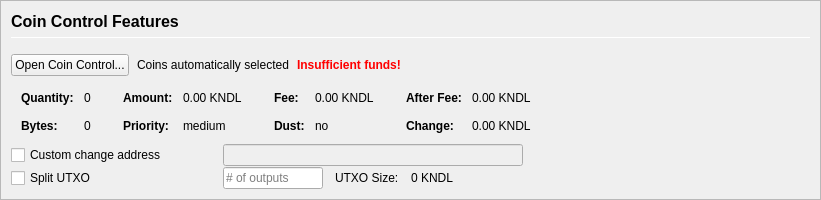
         <widget class="QFrame" name="frameCoinControl">
          <property name="sizePolicy">
           <sizepolicy hsizetype="Expanding" vsizetype="Expanding">
            <horstretch>0</horstretch>
            <verstretch>0</verstretch>
           </sizepolicy>
          </property>
          <property name="maximumSize">
           <size>
            <width>16777215</width>
            <height>16777215</height>
           </size>
          </property>
          <property name="frameShape">
           <enum>QFrame::StyledPanel</enum>
          </property>
          <property name="frameShadow">
           <enum>QFrame::Sunken</enum>
          </property>
          <layout class="QVBoxLayout" name="verticalLayoutCoinControl2">
           <property name="spacing">
            <number>0</number>
           </property>
           <property name="leftMargin">
            <number>0</number>
           </property>
           <property name="topMargin">
            <number>0</number>
           </property>
           <property name="rightMargin">
            <number>0</number>
           </property>
           <property name="bottomMargin">
            <number>0</number>
           </property>
           <item>
            <widget class="QFrame" name="frameCoinControl_BG">
             <layout class="QVBoxLayout" name="verticalLayoutCoinControl" stretch="0,0,0,0,0,0">
              <property name="spacing">
               <number>1</number>
              </property>
              <property name="leftMargin">
               <number>10</number>
              </property>
              <property name="topMargin">
               <number>10</number>
              </property>
              <item>
               <layout class="QHBoxLayout" name="horizontalLayoutCoinControl1">
                <property name="bottomMargin">
                 <number>15</number>
                </property>
                <item>
                 <layout class="QVBoxLayout" name="verticalLayout_3">
                  <property name="spacing">
                   <number>6</number>
                  </property>
                  <item>
                   <widget class="QLabel" name="labelCoinControlFeatures">
                    <property name="sizePolicy">
                     <sizepolicy hsizetype="Preferred" vsizetype="Maximum">
                      <horstretch>0</horstretch>
                      <verstretch>0</verstretch>
                     </sizepolicy>
                    </property>
                    <property name="minimumSize">
                     <size>
                      <width>0</width>
                      <height>20</height>
                     </size>
                    </property>
                    <property name="font">
                     <font>
                      <pointsize>12</pointsize>
                      <weight>75</weight>
                      <bold>true</bold>
                     </font>
                    </property>
                    <property name="styleSheet">
                     <string notr="true">font-weight:bold;</string>
                    </property>
                    <property name="text">
                     <string>Coin Control Features</string>
                    </property>
                   </widget>
                  </item>
                  <item>
                   <widget class="Line" name="line">
                    <property name="minimumSize">
                     <size>
                      <width>0</width>
                      <height>1</height>
                     </size>
                    </property>
                    <property name="maximumSize">
                     <size>
                      <width>16777215</width>
                      <height>1</height>
                     </size>
                    </property>
                    <property name="orientation">
                     <enum>Qt::Horizontal</enum>
                    </property>
                   </widget>
                  </item>
                 </layout>
                </item>
               </layout>
              </item>
              <item>
               <layout class="QHBoxLayout" name="horizontalLayoutCoinControl2" stretch="0,0,0,0">
                <property name="spacing">
                 <number>8</number>
                </property>
                <property name="bottomMargin">
                 <number>10</number>
                </property>
                <item>
                 <widget class="QPushButton" name="pushButtonCoinControl">
                  <property name="styleSheet">
                   <string notr="true"/>
                  </property>
                  <property name="text">
                   <string>Open Coin Control...</string>
                  </property>
                  <property name="autoDefault">
                   <bool>false</bool>
                  </property>
                 </widget>
                </item>
                <item>
                 <widget class="QLabel" name="labelCoinControlAutomaticallySelected">
                  <property name="text">
                   <string>Coins automatically selected</string>
                  </property>
                  <property name="margin">
                   <number>5</number>
                  </property>
                 </widget>
                </item>
                <item>
                 <widget class="QLabel" name="labelCoinControlInsuffFunds">
                  <property name="font">
                   <font>
                    <weight>75</weight>
                    <bold>true</bold>
                   </font>
                  </property>
                  <property name="styleSheet">
                   <string notr="true">color:red;font-weight:bold;</string>
                  </property>
                  <property name="text">
                   <string>Insufficient funds!</string>
                  </property>
                  <property name="margin">
                   <number>5</number>
                  </property>
                 </widget>
                </item>
                <item>
                 <spacer name="horizontalSpacerCoinControl">
                  <property name="orientation">
                   <enum>Qt::Horizontal</enum>
                  </property>
                  <property name="sizeHint" stdset="0">
                   <size>
                    <width>40</width>
                    <height>1</height>
                   </size>
                  </property>
                 </spacer>
                </item>
               </layout>
              </item>
              <item>
               <widget class="QWidget" name="widgetCoinControl" native="true">
                <property name="sizePolicy">
                 <sizepolicy hsizetype="Preferred" vsizetype="Preferred">
                  <horstretch>0</horstretch>
                  <verstretch>0</verstretch>
                 </sizepolicy>
                </property>
                <property name="minimumSize">
                 <size>
                  <width>0</width>
                  <height>0</height>
                 </size>
                </property>
                <property name="styleSheet">
                 <string notr="true"/>
                </property>
                <layout class="QHBoxLayout" name="horizontalLayoutCoinControl5">
                 <property name="leftMargin">
                  <number>0</number>
                 </property>
                 <property name="topMargin">
                  <number>0</number>
                 </property>
                 <property name="rightMargin">
                  <number>0</number>
                 </property>
                 <property name="bottomMargin">
                  <number>0</number>
                 </property>
                 <item>
                  <layout class="QHBoxLayout" name="horizontalLayoutCoinControl3" stretch="0,0,0,1">
                   <property name="spacing">
                    <number>20</number>
                   </property>
                   <property name="topMargin">
                    <number>0</number>
                   </property>
                   <property name="bottomMargin">
                    <number>10</number>
                   </property>
                   <item>
                    <layout class="QFormLayout" name="formLayoutCoinControl1">
                     <property name="horizontalSpacing">
                      <number>10</number>
                     </property>
                     <property name="verticalSpacing">
                      <number>14</number>
                     </property>
                     <property name="leftMargin">
                      <number>10</number>
                     </property>
                     <property name="topMargin">
                      <number>4</number>
                     </property>
                     <property name="rightMargin">
                      <number>6</number>
                     </property>
                     <item row="0" column="0">
                      <widget class="QLabel" name="labelCoinControlQuantityText">
                       <property name="font">
                        <font>
                         <weight>75</weight>
                         <bold>true</bold>
                        </font>
                       </property>
                       <property name="text">
                        <string>Quantity:</string>
                       </property>
                       <property name="margin">
                        <number>0</number>
                       </property>
                      </widget>
                     </item>
                     <item row="0" column="1">
                      <widget class="QLabel" name="labelCoinControlQuantity">
                       <property name="cursor">
                        <cursorShape>IBeamCursor</cursorShape>
                       </property>
                       <property name="contextMenuPolicy">
                        <enum>Qt::ActionsContextMenu</enum>
                       </property>
                       <property name="text">
                        <string notr="true">0</string>
                       </property>
                       <property name="margin">
                        <number>0</number>
                       </property>
                       <property name="textInteractionFlags">
                        <set>Qt::LinksAccessibleByMouse|Qt::TextSelectableByKeyboard|Qt::TextSelectableByMouse</set>
                       </property>
                      </widget>
                     </item>
                     <item row="1" column="0">
                      <widget class="QLabel" name="labelCoinControlBytesText">
                       <property name="font">
                        <font>
                         <weight>75</weight>
                         <bold>true</bold>
                        </font>
                       </property>
                       <property name="text">
                        <string>Bytes:</string>
                       </property>
                      </widget>
                     </item>
                     <item row="1" column="1">
                      <widget class="QLabel" name="labelCoinControlBytes">
                       <property name="cursor">
                        <cursorShape>IBeamCursor</cursorShape>
                       </property>
                       <property name="contextMenuPolicy">
                        <enum>Qt::ActionsContextMenu</enum>
                       </property>
                       <property name="text">
                        <string notr="true">0</string>
                       </property>
                       <property name="textInteractionFlags">
                        <set>Qt::LinksAccessibleByMouse|Qt::TextSelectableByKeyboard|Qt::TextSelectableByMouse</set>
                       </property>
                      </widget>
                     </item>
                    </layout>
                   </item>
                   <item>
                    <layout class="QFormLayout" name="formLayoutCoinControl2">
                     <property name="horizontalSpacing">
                      <number>10</number>
                     </property>
                     <property name="verticalSpacing">
                      <number>14</number>
                     </property>
                     <property name="leftMargin">
                      <number>6</number>
                     </property>
                     <property name="topMargin">
                      <number>4</number>
                     </property>
                     <property name="rightMargin">
                      <number>6</number>
                     </property>
                     <item row="0" column="0">
                      <widget class="QLabel" name="labelCoinControlAmountText">
                       <property name="font">
                        <font>
                         <weight>75</weight>
                         <bold>true</bold>
                        </font>
                       </property>
                       <property name="text">
                        <string>Amount:</string>
                       </property>
                       <property name="margin">
                        <number>0</number>
                       </property>
                      </widget>
                     </item>
                     <item row="0" column="1">
                      <widget class="QLabel" name="labelCoinControlAmount">
                       <property name="cursor">
                        <cursorShape>IBeamCursor</cursorShape>
                       </property>
                       <property name="contextMenuPolicy">
                        <enum>Qt::ActionsContextMenu</enum>
                       </property>
                       <property name="text">
                        <string notr="true">0.00 KNDL</string>
                       </property>
                       <property name="textInteractionFlags">
                        <set>Qt::LinksAccessibleByMouse|Qt::TextSelectableByKeyboard|Qt::TextSelectableByMouse</set>
                       </property>
                      </widget>
                     </item>
                     <item row="1" column="0">
                      <widget class="QLabel" name="labelCoinControlPriorityText">
                       <property name="font">
                        <font>
                         <weight>75</weight>
                         <bold>true</bold>
                        </font>
                       </property>
                       <property name="text">
                        <string>Priority:</string>
                       </property>
                      </widget>
                     </item>
                     <item row="1" column="1">
                      <widget class="QLabel" name="labelCoinControlPriority">
                       <property name="cursor">
                        <cursorShape>IBeamCursor</cursorShape>
                       </property>
                       <property name="contextMenuPolicy">
                        <enum>Qt::ActionsContextMenu</enum>
                       </property>
                       <property name="text">
                        <string>medium</string>
                       </property>
                       <property name="textInteractionFlags">
                        <set>Qt::LinksAccessibleByMouse|Qt::TextSelectableByKeyboard|Qt::TextSelectableByMouse</set>
                       </property>
                      </widget>
                     </item>
                    </layout>
                   </item>
                   <item>
                    <layout class="QFormLayout" name="formLayoutCoinControl3">
                     <property name="horizontalSpacing">
                      <number>10</number>
                     </property>
                     <property name="verticalSpacing">
                      <number>14</number>
                     </property>
                     <property name="leftMargin">
                      <number>6</number>
                     </property>
                     <property name="topMargin">
                      <number>4</number>
                     </property>
                     <property name="rightMargin">
                      <number>6</number>
                     </property>
                     <item row="0" column="0">
                      <widget class="QLabel" name="labelCoinControlFeeText">
                       <property name="font">
                        <font>
                         <weight>75</weight>
                         <bold>true</bold>
                        </font>
                       </property>
                       <property name="text">
                        <string>Fee:</string>
                       </property>
                       <property name="margin">
                        <number>0</number>
                       </property>
                      </widget>
                     </item>
                     <item row="0" column="1">
                      <widget class="QLabel" name="labelCoinControlFee">
                       <property name="cursor">
                        <cursorShape>IBeamCursor</cursorShape>
                       </property>
                       <property name="contextMenuPolicy">
                        <enum>Qt::ActionsContextMenu</enum>
                       </property>
                       <property name="text">
                        <string notr="true">0.00 KNDL</string>
                       </property>
                       <property name="textInteractionFlags">
                        <set>Qt::LinksAccessibleByMouse|Qt::TextSelectableByKeyboard|Qt::TextSelectableByMouse</set>
                       </property>
                      </widget>
                     </item>
                     <item row="1" column="0">
                      <widget class="QLabel" name="labelCoinControlLowOutputText">
                       <property name="font">
                        <font>
                         <weight>75</weight>
                         <bold>true</bold>
                        </font>
                       </property>
                       <property name="text">
                        <string>Dust:</string>
                       </property>
                      </widget>
                     </item>
                     <item row="1" column="1">
                      <widget class="QLabel" name="labelCoinControlLowOutput">
                       <property name="cursor">
                        <cursorShape>IBeamCursor</cursorShape>
                       </property>
                       <property name="contextMenuPolicy">
                        <enum>Qt::ActionsContextMenu</enum>
                       </property>
                       <property name="text">
                        <string>no</string>
                       </property>
                       <property name="textInteractionFlags">
                        <set>Qt::LinksAccessibleByMouse|Qt::TextSelectableByKeyboard|Qt::TextSelectableByMouse</set>
                       </property>
                      </widget>
                     </item>
                    </layout>
                   </item>
                   <item>
                    <layout class="QFormLayout" name="formLayoutCoinControl4">
                     <property name="horizontalSpacing">
                      <number>10</number>
                     </property>
                     <property name="verticalSpacing">
                      <number>14</number>
                     </property>
                     <property name="leftMargin">
                      <number>6</number>
                     </property>
                     <property name="topMargin">
                      <number>4</number>
                     </property>
                     <property name="rightMargin">
                      <number>6</number>
                     </property>
                     <item row="0" column="0">
                      <widget class="QLabel" name="labelCoinControlAfterFeeText">
                       <property name="font">
                        <font>
                         <weight>75</weight>
                         <bold>true</bold>
                        </font>
                       </property>
                       <property name="text">
                        <string>After Fee:</string>
                       </property>
                       <property name="margin">
                        <number>0</number>
                       </property>
                      </widget>
                     </item>
                     <item row="0" column="1">
                      <widget class="QLabel" name="labelCoinControlAfterFee">
                       <property name="cursor">
                        <cursorShape>IBeamCursor</cursorShape>
                       </property>
                       <property name="contextMenuPolicy">
                        <enum>Qt::ActionsContextMenu</enum>
                       </property>
                       <property name="text">
                        <string notr="true">0.00 KNDL</string>
                       </property>
                       <property name="textInteractionFlags">
                        <set>Qt::LinksAccessibleByMouse|Qt::TextSelectableByKeyboard|Qt::TextSelectableByMouse</set>
                       </property>
                      </widget>
                     </item>
                     <item row="1" column="0">
                      <widget class="QLabel" name="labelCoinControlChangeText">
                       <property name="font">
                        <font>
                         <weight>75</weight>
                         <bold>true</bold>
                        </font>
                       </property>
                       <property name="text">
                        <string>Change:</string>
                       </property>
                      </widget>
                     </item>
                     <item row="1" column="1">
                      <widget class="QLabel" name="labelCoinControlChange">
                       <property name="cursor">
                        <cursorShape>IBeamCursor</cursorShape>
                       </property>
                       <property name="contextMenuPolicy">
                        <enum>Qt::ActionsContextMenu</enum>
                       </property>
                       <property name="text">
                        <string notr="true">0.00 KNDL</string>
                       </property>
                       <property name="textInteractionFlags">
                        <set>Qt::LinksAccessibleByMouse|Qt::TextSelectableByKeyboard|Qt::TextSelectableByMouse</set>
                       </property>
                      </widget>
                     </item>
                    </layout>
                   </item>
                  </layout>
                 </item>
                </layout>
               </widget>
              </item>
              <item>
               <layout class="QHBoxLayout" name="horizontalLayoutCoinControl4">
                <property name="spacing">
                 <number>12</number>
                </property>
                <property name="sizeConstraint">
                 <enum>QLayout::SetDefaultConstraint</enum>
                </property>
                <property name="topMargin">
                 <number>0</number>
                </property>
                <property name="rightMargin">
                 <number>0</number>
                </property>
                <item>
                 <widget class="QCheckBox" name="checkBoxCoinControlChange">
                  <property name="sizePolicy">
                   <sizepolicy hsizetype="Preferred" vsizetype="Preferred">
                    <horstretch>0</horstretch>
                    <verstretch>0</verstretch>
                   </sizepolicy>
                  </property>
                  <property name="minimumSize">
                   <size>
                    <width>200</width>
                    <height>0</height>
                   </size>
                  </property>
                  <property name="maximumSize">
                   <size>
                    <width>200</width>
                    <height>16777215</height>
                   </size>
                  </property>
                  <property name="toolTip">
                   <string>If this is activated, but the change address is empty or invalid, change will be sent to a newly generated address.</string>
                  </property>
                  <property name="text">
                   <string>Custom change address</string>
                  </property>
                 </widget>
                </item>
                <item>
                 <widget class="QValidatedLineEdit" name="lineEditCoinControlChange">
                  <property name="enabled">
                   <bool>false</bool>
                  </property>
                  <property name="sizePolicy">
                   <sizepolicy hsizetype="Preferred" vsizetype="Preferred">
                    <horstretch>0</horstretch>
                    <verstretch>0</verstretch>
                   </sizepolicy>
                  </property>
                  <property name="minimumSize">
                   <size>
                    <width>300</width>
                    <height>0</height>
                   </size>
                  </property>
                 </widget>
                </item>
                <item>
                 <widget class="QLabel" name="labelCoinControlChangeLabel">
                  <property name="sizePolicy">
                   <sizepolicy hsizetype="Preferred" vsizetype="Preferred">
                    <horstretch>0</horstretch>
                    <verstretch>0</verstretch>
                   </sizepolicy>
                  </property>
                  <property name="minimumSize">
                   <size>
                    <width>100</width>
                    <height>0</height>
                   </size>
                  </property>
                  <property name="text">
                   <string/>
                  </property>
                  <property name="margin">
                   <number>3</number>
                  </property>
                 </widget>
                </item>
               </layout>
              </item>
              <item>
               <layout class="QHBoxLayout" name="horizontalLayoutCoinControl6">
                <property name="spacing">
                 <number>12</number>
                </property>
                <property name="rightMargin">
                 <number>0</number>
                </property>
                <item>
                 <widget class="QCheckBox" name="splitBlockCheckBox">
                  <property name="sizePolicy">
                   <sizepolicy hsizetype="Preferred" vsizetype="Preferred">
                    <horstretch>0</horstretch>
                    <verstretch>0</verstretch>
                   </sizepolicy>
                  </property>
                  <property name="minimumSize">
                   <size>
                    <width>200</width>
                    <height>0</height>
                   </size>
                  </property>
                  <property name="maximumSize">
                   <size>
                    <width>200</width>
                    <height>16777215</height>
                   </size>
                  </property>
                  <property name="text">
                   <string>Split UTXO</string>
                  </property>
                 </widget>
                </item>
                <item>
                 <widget class="QLineEdit" name="splitBlockLineEdit">
                  <property name="sizePolicy">
                   <sizepolicy hsizetype="Preferred" vsizetype="Preferred">
                    <horstretch>50</horstretch>
                    <verstretch>0</verstretch>
                   </sizepolicy>
                  </property>
                  <property name="minimumSize">
                   <size>
                    <width>100</width>
                    <height>0</height>
                   </size>
                  </property>
                  <property name="maximumSize">
                   <size>
                    <width>100</width>
                    <height>16777215</height>
                   </size>
                  </property>
                  <property name="placeholderText">
                   <string># of outputs</string>
                  </property>
                 </widget>
                </item>
                <item>
                 <widget class="QLabel" name="labelBlockSizeText">
                  <property name="text">
                   <string>UTXO Size:</string>
                  </property>
                 </widget>
                </item>
                <item>
                 <widget class="QLabel" name="labelBlockSize">
                  <property name="text">
                   <string>0 KNDL</string>
                  </property>
                 </widget>
                </item>
                <item>
                 <spacer name="horizontalSpacer_7">
                  <property name="orientation">
                   <enum>Qt::Horizontal</enum>
                  </property>
                  <property name="sizeHint" stdset="0">
                   <size>
                    <width>40</width>
                    <height>20</height>
                   </size>
                  </property>
                 </spacer>
                </item>
               </layout>
              </item>
              <item>
               <spacer name="verticalSpacerCoinControl">
                <property name="orientation">
                 <enum>Qt::Vertical</enum>
                </property>
                <property name="sizeHint" stdset="0">
                 <size>
                  <width>800</width>
                  <height>1</height>
                 </size>
                </property>
               </spacer>
              </item>
             </layout>
            </widget>
           </item>
          </layout>
         </widget>
